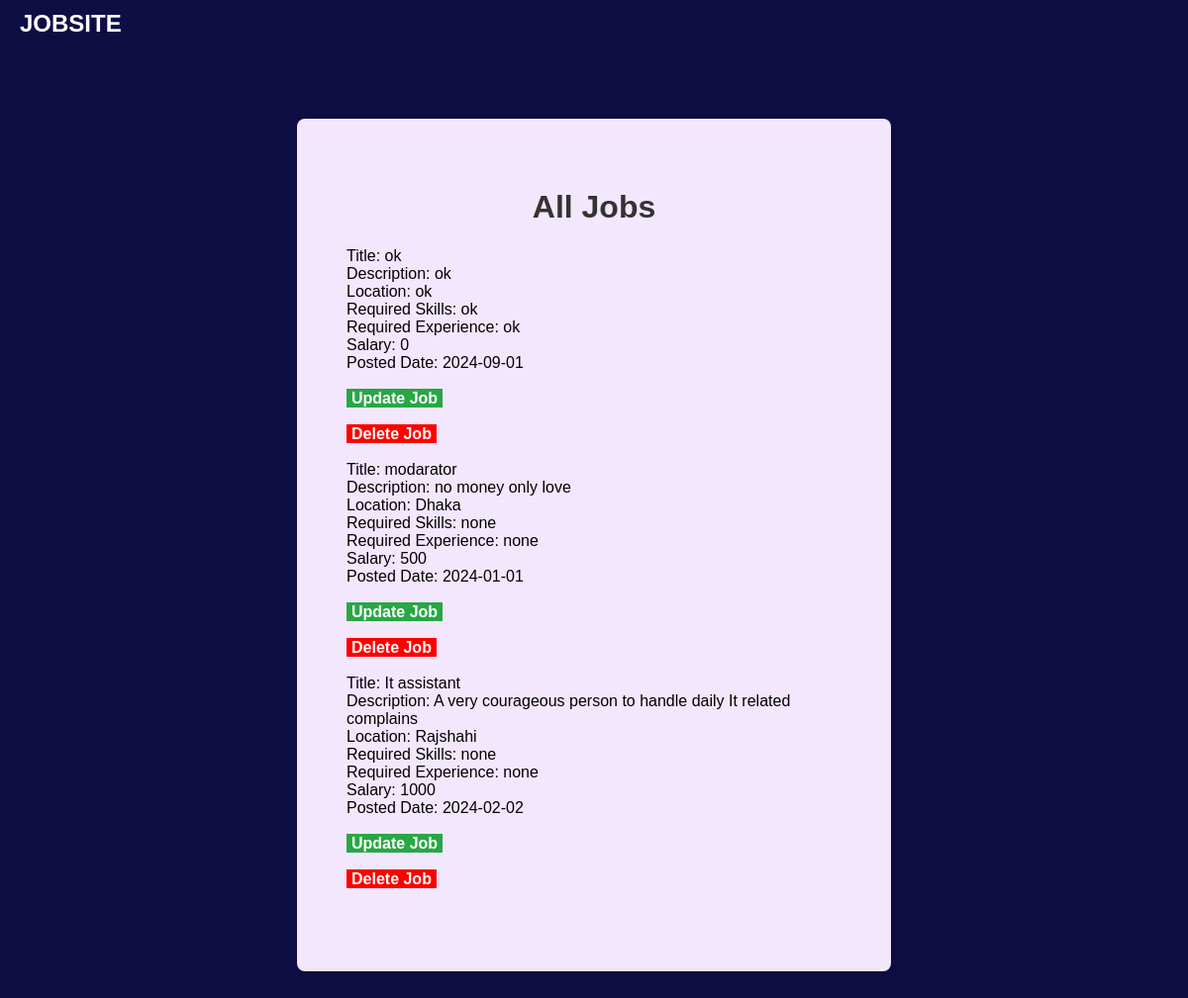
Screenshot of /company/job_list.php (signed in) with the database file from the repository.
### tables this page shows
CREATE TABLE `job` (
  `job_id` int(5) NOT NULL,
  `company_id` int(5) DEFAULT NULL,
  `title` varchar(50) NOT NULL,
  `description` varchar(1000) NOT NULL,
  `location` varchar(50) NOT NULL,
  `required_skill` varchar(200) NOT NULL,
  `required_experience` varchar(200) NOT NULL,
  `salary` int(10) NOT NULL,
  `posted_date` date NOT NULL
);

### company/job_list.php (the view, shortened to what this page needs)
<?php
require_once("connect.php");
$company_id = $_SESSION['company_id'];
$sql = "SELECT * FROM job WHERE company_id = '$company_id'";
$result = mysqli_query($conn, $sql);
$jobs = mysqli_fetch_all($result, MYSQLI_ASSOC);
?>
<!DOCTYPE html>
<html lang="en">
<head>
</head>
<body>
    <header>JOBSITE</header>
    <div class="container">
        <h1> <?php echo 'All Jobs'; ?> </h1>
        <ul class="company-info">
            <?php foreach ($jobs as $job) {
                echo "Title: " . $job['title'] . "<br>";
                echo "Description: " . $job['description'] . "<br>";
                echo "Location: " . $job['location'] . "<br>";
                echo "Required Skills: " . $job['required_skill'] . "<br>";
                echo "Required Experience: " . $job['required_experience'] . "<br>";
                echo "Salary: " . $job['salary'] . "<br>";
                echo "Posted Date: " . $job['posted_date'] . "<br><br>";
            ?>
                <div>
                    <a href="job_update.php?job_id=<?php echo $job['job_id']; ?>" class="update-job-button">Update Job</a><br><br>
                    <a href="job_delete.php?job_id=<?php echo $job['job_id']; ?>" class="delete-job-button">Delete Job</a><br><br>
                </div>
            <?php
            }
            ?>
        </ul>
    </div>
</body>
</html>

### company/job_list.php (style rules this page uses)
body { font-family: Arial, sans-serif; background-color: #0e0e45; margin: 0; padding: 0; }
header { position: absolute; top: 10px; left: 20px; color: white; font-size: 24px; font-weight: bold; }
.container { max-width: 500px; margin: 120px auto; padding: 50px; background-color: rgb(243, 231, 253); box-shadow: 0 4px 8px rgba(0, 0, 0, 0.1); border-radius: 8px; position: relative; }
h1 { text-align: center; color: #333; }
.company-info { list-style: none; padding: 0; }
.update-job-button { padding: 1px 5px; background-color: #28a745; color: white; text-align: center; text-decoration: none; font-weight: bold; }
.delete-job-button { padding: 1px 5px; background-color: red; color: white; text-align: center; text-decoration: none; font-weight: bold; }

### rows the page displays
job: title "ok", description "ok", location "ok", required_skill "ok", required_experience "ok", salary "0", posted_date "2024-09-01"
job: title "modarator", description "no money only love", location "Dhaka", required_skill "none", required_experience "none", salary "500", posted_date "2024-01-01"
job: title "It assistant", description "A very courageous person to handle daily It related complains", location "Rajshahi", required_skill "none", required_experience "none", salary "1000", posted_date "2024-02-02"
